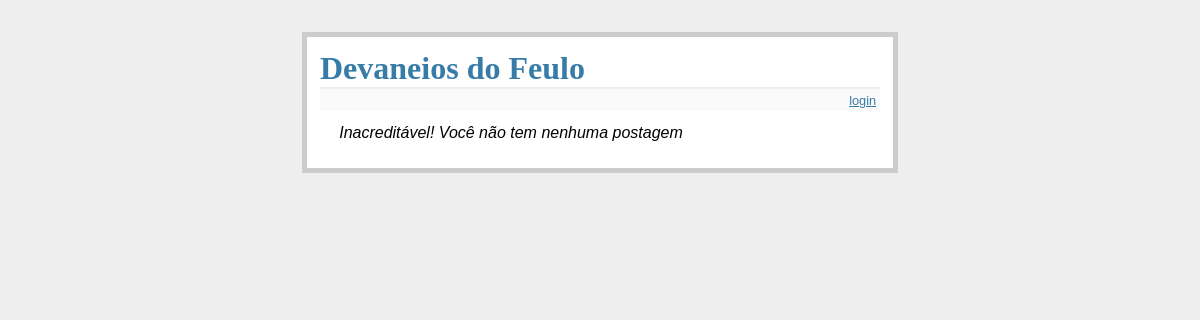
The page /entradas on the database as committed earlier.
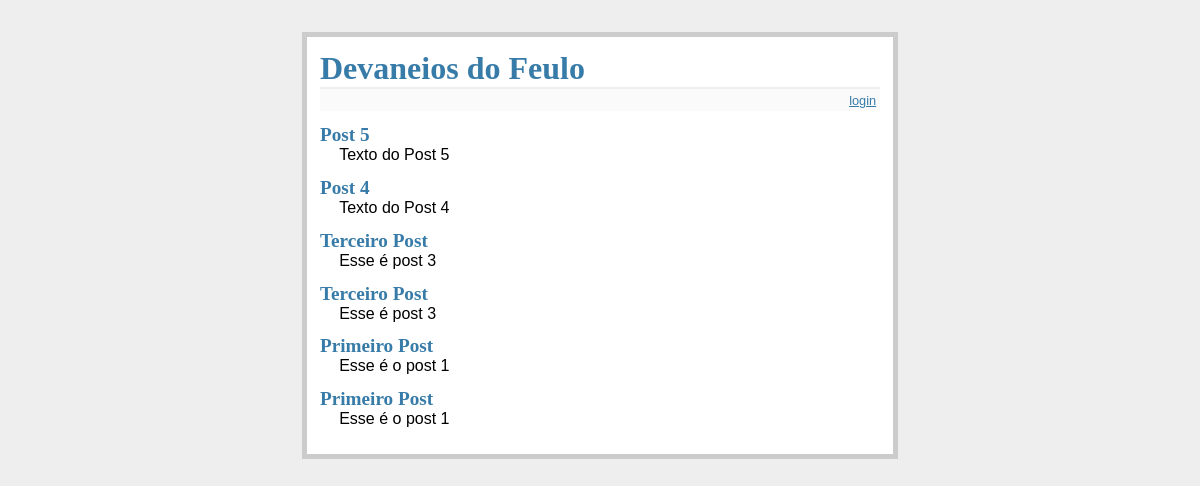
The same page on the database as committed later.
### tables this page shows
CREATE TABLE entradas(
    id INTEGER PRIMARY KEY AUTOINCREMENT,
    titulo STRING NOT NULL,
    texto STRING NOT NULL
);

### app.py (the view)
@app.route('/')
@app.route('/entradas')
def exibir_entradas():
    sql = "SELECT titulo, texto FROM entradas ORDER BY id DESC"
    cur = g.bd.execute(sql)
    entradas = []
    for titulo, texto in cur.fetchall():
        entradas.append({'titulo': titulo, 'texto': texto})
    return render_template('exibir_entradas.html', entradas=entradas)

### app.py (called while the page is built)
def conectar_bd():
    return sqlite3.connect(app.config['DATABASE'])

@app.before_request
def antes_requisicao():
    g.bd = conectar_bd()

@app.teardown_request
def depois_request(exc):
    g.bd.close()

### templates/exibir_entradas.html (shortened to what this page needs)
{% extends 'layout.html' %}
{% block corpo %}
    <ul class="entradas">
        {% for entrada in entradas %}
        <li>
            <h2>{{ entrada.titulo }}</h2>
            {{entrada.texto}}
        </li>
        {% else %}
        <li><em>Inacreditável! Você não tem nenhuma postagem </em></li>
        {% endfor %}
    </ul>
{% endblock %}

### templates/layout.html (shortened to what this page needs)
<!doctype HTML5>
<html>
    <head>
        <link rel="stylesheet" href="{{url_for('static', filename='estilo.css')}}">
    </head>
    <body>
        <div class="pagina">
            <h1>Devaneios do Feulo</h1>
            <div class="metanav">
                {% if not session.logado %}
                <a href="{{url_for('login')}}">login</a>
                {% else %}
                <a href="{{url_for('logout')}}">logout</a>
                {% endif %}
            </div>
            {% block corpo %}{% endblock %}
        </div>
    </body>
</html>

### static/estilo.css (style rules this page uses)
body { font-family: sans-serif; background: #eee; }
a, h1, h2 { color: #377BA8; }
h1, h2 { font-family: 'Georgia', serif; margin: 0; }
h1 { border-bottom: 2px solid #eee; }
h2 { font-size: 1.2em; }
.pagina { margin: 2em auto; width: 35em; border: 5px solid #ccc; padding: 0.8em; background: white; }
.entradas { list-style: none; margin: 0; padding: 0; }
.entradas li { margin: 0.8em 1.2em; }
.entradas li h2 { margin-left: -1em; }
.metanav { text-align: right; font-size: 0.8em; padding: 0.3em; margin-bottom: 1em; background: #fafafa; }

Rows that differ between the two databases and show on the page:
added entradas: titulo "Post 5", texto "Texto do Post 5"
added entradas: titulo "Post 4", texto "Texto do Post 4"
added entradas: titulo "Terceiro Post", texto "Esse é post 3"
added entradas: titulo "Terceiro Post", texto "Esse é post 3"
added entradas: titulo "Primeiro Post", texto "Esse é o post 1"
added entradas: titulo "Primeiro Post", texto "Esse é o post 1"
Other text that changed with them:
text no longer shown: "Inacreditável! Você não tem nenhuma postagem"
